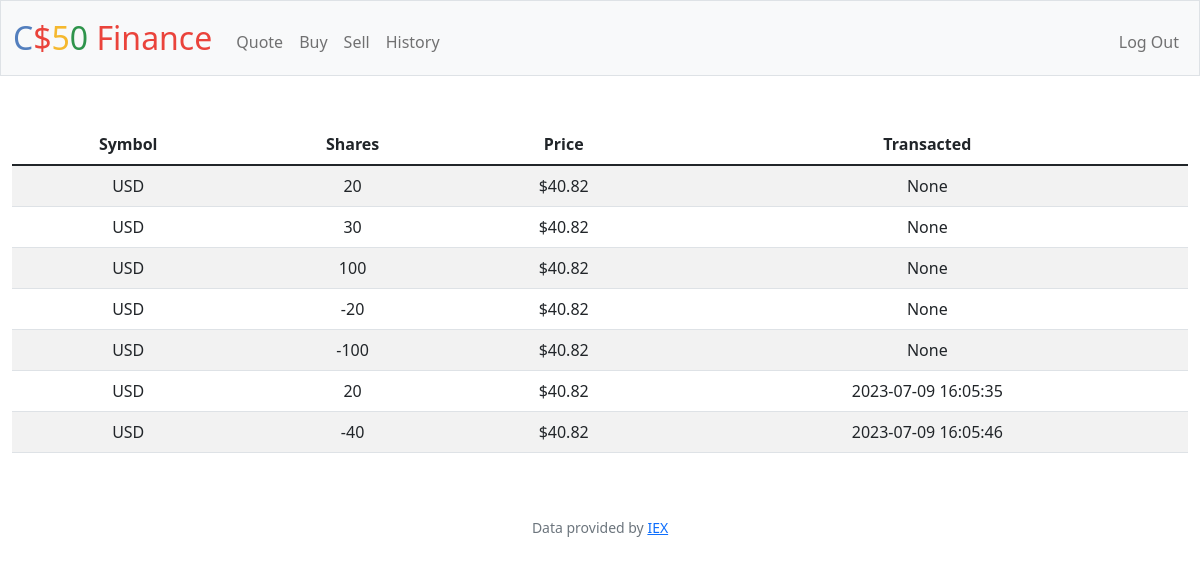
Screenshot of /history (signed in) with the database file from the repository.
### tables this page shows
CREATE TABLE stocks (
    id INTEGER PRIMARY KEY AUTOINCREMENT,
    userID INTEGER,
    symbol TEXT,
    shares INTEGER,
    price REAL,
    operation TEXT, date DATETIME,
    FOREIGN KEY (userID) REFERENCES users (id)
);

### app.py (the view)
@app.route("/history")
@login_required
def history():
    stocks = db.execute("SELECT * FROM stocks WHERE userID = ?", session["user_id"])
    return render_template("history.html", stocks=stocks)

### app.py (called while the page is built)
@app.after_request
def after_request(response):
    response.headers["Cache-Control"] = "no-cache, no-store, must-revalidate"
    response.headers["Expires"] = 0
    response.headers["Pragma"] = "no-cache"
    return response

### helpers.py (called while the page is built)
def login_required(f):
    @wraps(f)
    def decorated_function(*args, **kwargs):
        if session.get("user_id") is None:
            return redirect("/login")
        return f(*args, **kwargs)
    return decorated_function

def usd(value):
    return f"${value:,.2f}"

### templates/history.html (shortened to what this page needs)
{% extends "layout.html" %}
{% block main %}
    <table class="table table-striped">
        <thead>
            <th>Symbol</th>
            <th>Shares</th>
            <th>Price</th>
            <th>Transacted</th>
        </thead>
        <tbody>
            {% for stock in stocks %}
            <tr>
            <td>{{stock.symbol}}</td>
            <td>{{stock.shares}}</td>
            <td>{{stock.price | usd}}</td>
            <td>{{stock.date}}</td>
            </tr>
            {% endfor %}
        </tbody>
    </table>
{% endblock %}

### templates/layout.html (shortened to what this page needs)
<!DOCTYPE html>
<html lang="en">
    <head>
        <link href="https://cdn.jsdelivr.net/npm/bootstrap@5.1.3/dist/css/bootstrap.min.css" rel="stylesheet">
        <link href="/static/styles.css" rel="stylesheet">
    </head>
    <body>
        <nav class="bg-light border navbar navbar-expand-md navbar-light">
            <div class="container-fluid">
                <a class="navbar-brand" href="/"><span class="blue">C</span><span class="red">$</span><span class="yellow">5</span><span class="green">0</span> <span class="red">Finance</span></a>
                <div class="collapse navbar-collapse" id="navbar">
                    {% if session["user_id"] %}
                        <ul class="navbar-nav me-auto mt-2">
                            <li class="nav-item"><a class="nav-link" href="/quote">Quote</a></li>
                            <li class="nav-item"><a class="nav-link" href="/buy">Buy</a></li>
                            <li class="nav-item"><a class="nav-link" href="/sell">Sell</a></li>
                            <li class="nav-item"><a class="nav-link" href="/history">History</a></li>
                        </ul>
                        <ul class="navbar-nav ms-auto mt-2">
                            <li class="nav-item"><a class="nav-link" href="/logout">Log Out</a></li>
                        </ul>
                    {% else %}
                        <ul class="navbar-nav ms-auto mt-2">
                            <li class="nav-item"><a class="nav-link" href="/register">Register</a></li>
                            <li class="nav-item"><a class="nav-link" href="/login">Log In</a></li>
                        </ul>
                    {% endif %}
                </div>
            </div>
        </nav>
        <main class="container-fluid py-5 text-center">
            {% block main %}{% endblock %}
        </main>
        <footer class="mb-5 small text-center text-muted">
            Data provided by <a href="https://iexcloud.io/">IEX</a>
        </footer>
    </body>
</html>

### static/styles.css (style rules this page uses)
nav .navbar-brand { font-size: xx-large; }
nav .navbar-brand .blue { color: #537fbe; }
nav .navbar-brand .red { color: #ea433b; }
nav .navbar-brand .yellow { color: #f5b82e; }
nav .navbar-brand .green { color: #2e944b; }

### rows the page displays
stocks: symbol "USD", shares "20", price "$40.82", date "None"
stocks: symbol "USD", shares "30", price "$40.82", date "None"
stocks: symbol "USD", shares "100", price "$40.82", date "None"
stocks: symbol "USD", shares "-20", price "$40.82", date "None"
stocks: symbol "USD", shares "-100", price "$40.82", date "None"
stocks: symbol "USD", shares "20", price "$40.82", date "2023-07-09 16:05:35"
stocks: symbol "USD", shares "-40", price "$40.82", date "2023-07-09 16:05:46"
